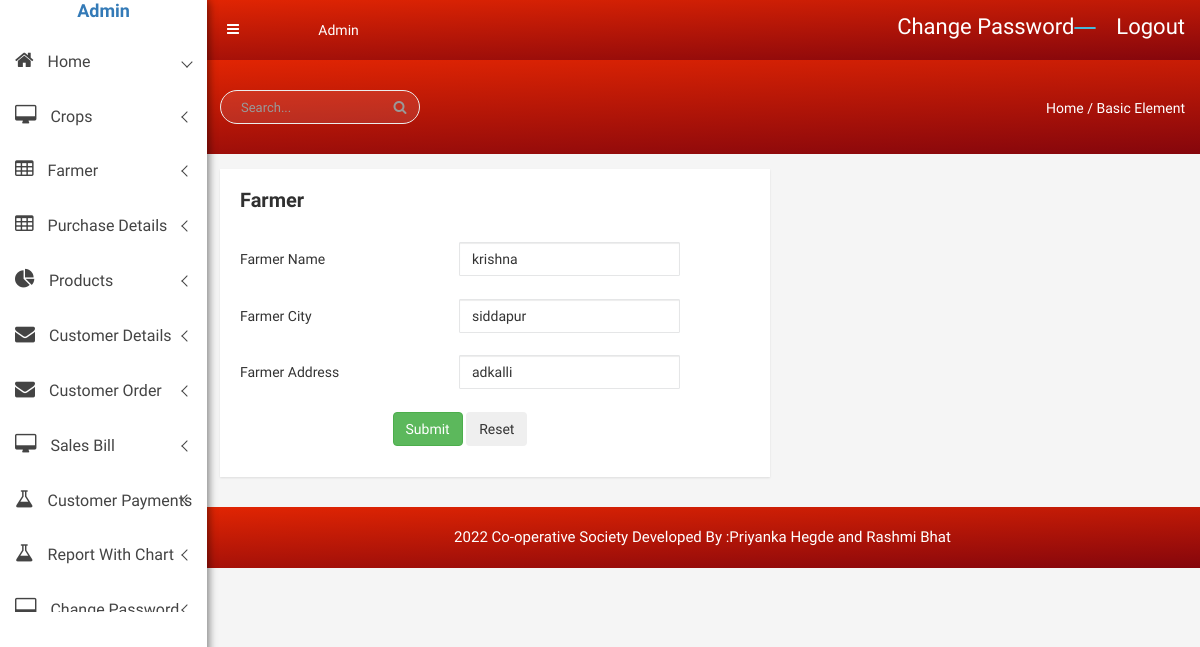
The page /admin/farmer_edit.php?r_id=1 on the database its author committed.
### tables this page shows
CREATE TABLE `farmer` (
  `farmer_id` int(100) NOT NULL,
  `farmer_name` varchar(150) NOT NULL,
  `farmer_city` varchar(170) NOT NULL,
  `farmer_address` varchar(200) NOT NULL
);

### admin/farmer_edit.php (the view, shortened to what this page needs)
<!doctype html>
<html class="no-js" lang="en">
<head>
<?php include('meta_tag.php'); ?>
  <?php include('sidebar.php'); ?>
</head>
<body>
            <div class="breadcome-area">
                <div class="container-fluid">
                    <div class="row">
                        <div class="col-lg-12 col-md-12 col-sm-12 col-xs-12">
                            <div class="breadcome-list single-page-breadcome">
                                <div class="row">
                                    <div class="col-lg-6 col-md-6 col-sm-6 col-xs-6">
                                        <div class="breadcome-heading">
                                            <form role="search" class="">
                                                <input type="text" placeholder="Search..." class="form-control">
                                                <a href=""><i class="fa fa-search"></i></a>
                                            </form>
                                        </div>
                                    </div>
                                    <div class="col-lg-6 col-md-6 col-sm-6 col-xs-6">
                                        <ul class="breadcome-menu">
                                            <li><a href="#">Home</a> <span class="bread-slash">/</span>
                                            </li>
                                            <li><span class="bread-blod">Basic Element</span>
                                            </li>
                                        </ul>
                                    </div>
                                </div>
                            </div>
                        </div>
                    </div>
                </div>
            </div>
        <div class="basic-form-area mg-tb-15">
            <div class="container-fluid">
                <div class="row">
                    <div class="col-lg-7 col-md-7 col-sm-7 col-xs-12">
                        <div class="sparkline8-list mt-b-30">
                            <div class="sparkline8-hd">
                                <div class="main-sparkline8-hd">
                                    <h1>Farmer</h1>
                                </div>
                            </div>
                                    <div class="row">
                                        <div class="col-lg-6 col-md-6 col-sm-6 col-xs-12">
                                            <div class="basic-login-inner">
<?php
include('database.php');
$r_id=$_REQUEST['r_id'];
$sql="select * from farmer where farmer_id='$r_id'";
$res=mysqli_query($conn,$sql);
$row=mysqli_fetch_array($res);
?>
<form name="formID" ID="formID" method="post" action="farmer_update.php">
    <table width="440" height="226" border="0">
	    <tr>
      <td width="214">Farmer Name</td>
      <td width="216"><input name="rn" type="text" id="rn" value="<?php echo $row['farmer_name'];?>" class="form-control validate[required,custom[onlyLetter]]"></td>
    </tr>
    <tr>
      <td>Farmer City</td>
      <td><input name="rc" type="text" id="rc" value="<?php echo $row['farmer_city'];?>"class="form-control validate[required,custom[onlyLetter]]"></td>
    </tr>
    <tr>
      <td>Farmer Address</td>
      <td><input name="ra" type="text" id="ra" value="<?php echo $row['farmer_address'];?>"class="form-control validate[required]"></textarea></td>
    </tr>
    <tr>
      <td colspan="2"><div align="center">
          <input type="submit" name="Submit" value="Submit" class="btn btn-success">
          <input type="reset" name="Reset" value="Reset" class="btn btn-=danger">
      </div></td>
      </tr>
  </table>
</form>
</div>
                                        </div>
                                    </div>
                                </div>
                            </div>
                        </div>
                    </div>
        <?php include('footer.php'); ?>
    <?php include('val.php');?>

### admin/css/main.css (style rules this page uses)
html { color: #222; font-size: 1em; line-height: 1.4; }

### admin/style.css (style rules this page uses)
html, body { height: 100%; font-family: 'Play', sans-serif;font-weight:400;background:#f5f5f5; }
h1, h2, h3, h4, h5, h6 { margin: 0 0 10px; font-weight:700; }
ul { list-style: outside none none; margin: 0; padding: 0 }
.mg-tb-15 { margin:15px 0px; }
.mt-b-30 { margin-bottom:30px; }
.breadcome-list { padding-top:30px; padding-bottom:100px; }
.breadcome-heading .form-control, .breadcome-heading .form-control:focus { border: 1px solid #ececec; font-size: 13px; height: 34px; color: #303030; padding-left: 20px; padding-right: 40px; background: rgba(255, 255, 255, 0.1); box-shadow: none; border-radius: 30px; width: 200px; }
.form-control { background-color: #FFFFFF; background-image: none; border: 1px solid #e5e6e7; border-radius: 1px; color: inherit; display: block; padding: 6px 12px; transition: border-color 0.15s ease-in-out 0s, box-shadow 0.15s ease-in-out 0s; width: 100%; }
.breadcome-heading a { position: absolute; top: 0px; left: 178px; display: block; height: 34px; line-height: 34px; width: 34px; text-align: center; color: #999; }
ul.breadcome-menu { padding-top: 8px; }
ul.breadcome-menu { text-align: right; }
ul.breadcome-menu li { font-size: 14px; display: inline-block; color:#fff; }
ul.breadcome-menu li a { color:#fff; }
.product-sales-chart, .analytics-info-cs, .tranffic-als-inner, .analytics-rounded, .single-new-trend, .personal-info-wrap, .author-widgets-single, .calender-inner, .product-status-wrap, .review-tab-pro-inner, .income-dashone-total, .analytics-adminpro-wrap, .analytics-sparkle-line, .analysis-progrebar, .sparkline8-list, .sparkline9-list, .sparkline7-list, .sparkline10-list, .sparkline12-list, .sparkline13-list, .sparkline14-list, .sparkline13-list, .sparkline11-list, .x-editable-list, .code-editor-single, .blog-details-inner, .charts-single-pro, .about-sparkline, .sparkline-list, .button-ad-wrap, .tab-content-details, .sparkline16-list, .sparkline15-list, .tinymce-single { padding:20px; background:#fff; -webkit-box-shadow: 0px 1px 2px 0px rgba(0, 0, 0, 0.1); box-shadow: 0px 1px 2px 0px rgba(0, 0, 0, 0.1); }
.breadcome-list.single-page-breadcome { padding-top: 30px; padding-bottom: 30px; }
.main-sparkline8-hd h1, .main-sparkline9-hd h1, .main-spark7-hd h1, .main-sparkline10-hd h1, .main-sparkline11-hd h1, .main-sparkline12-hd h1, .main-sparkline13-hd h1, .main-sparkline14-hd h1 { font-size:20px; color:#303030; }

### rows shown on the page
farmer: rn "krishna", rc "siddapur", ra "adkalli"
